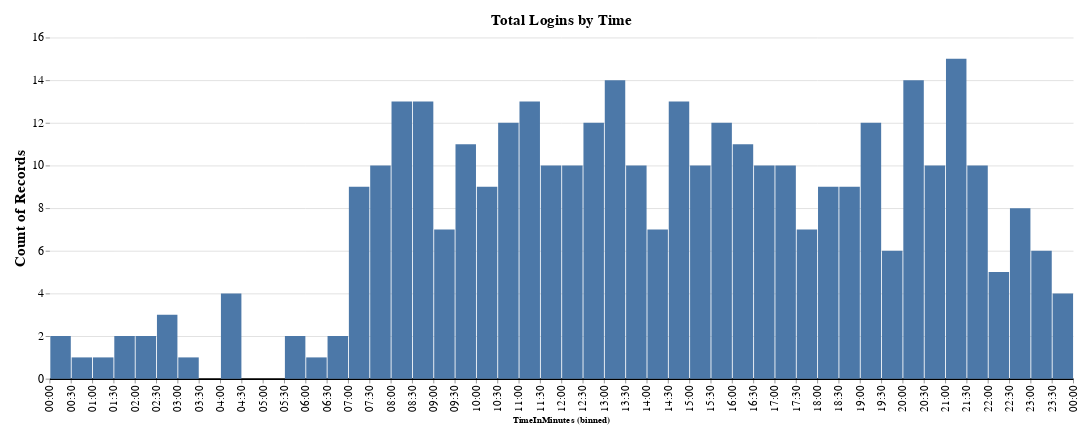

The code cell stored with this chart in its notebook:
### Markdown cell above
### Logins in Total
This chart shows all the logins in total.

### Code cell
login_datetime_df["TimeInMinutes"] = login_datetime_df["Date"].map(dt_to_min)

chart_login_total = alt.Chart(login_datetime_df).mark_bar().encode(
    x=alt.X("TimeInMinutes:Q", bin=alt.Bin(step=30), axis=alt.Axis(tickCount=48, labelAngle=-90, labelExpr="utcFormat(utcParse(datum.value >= 60 ? floor(datum.value / 60) + ':' + datum.value % 60 : '0:' + datum.value, '%H:%M'), '%H:%M')")), 
    y=alt.Y("count()")
).properties(
    width=1200,
    height=400,
    title="Total Logins by Time",
)

chart_login_total = chart_login_total.configure(
    padding={"left": 15, "right": 15, "top": 15, "bottom": 15},
    title={"fontSize": 18},
).configure_view(
    stroke=None,
).configure_axisX(
    labelFontSize=13,
    grid=False,  # Remove the grid
    domainWidth=2,  # Set the width of the axis line
    domainColor="#000"  # Set the color of the axis line
).configure_axisY(
    labelFontSize=14,
    titleFontSize=18,
    domain=False,  # Remove the axis line
)

chart_login_total.save("figures/login_times/altair_login_total.html")
chart_login_total.save("figures/login_times/altair_login_total.png")

chart_login_total

### Figure 1 — Vega-Lite specification as saved in the notebook (floating-point values rounded to 4 significant figures; data arrays with more than 128 entries replaced by an {"elided": "..."} marker saying what was removed)
{"config": {"view": {"continuousWidth": 300, "continuousHeight": 300, "stroke": null}, "axisX": {"domainColor": "#000", "domainWidth": 2, "grid": false, "labelFontSize": 13}, "axisY": {"domain": false, "labelFontSize": 14, "titleFontSize": 18}, "padding": {"left": 15, "right": 15, "top": 15, "bottom": 15}, "title": {"fontSize": 18}}, "data": {"name": "data-da9ee31d65a32066181c4ce1c29622c6"}, "mark": {"type": "bar"}, "encoding": {"x": {"axis": {"labelAngle": -90, "labelExpr": "utcFormat(utcParse(datum.value >= 60 ? floor(datum.value / 60) + ':' + datum.value % 60 : '0:' + datum.value, '%H:%M'), '%H:%M')", "tickCount": 48}, "bin": {"step": 30}, "field": "TimeInMinutes", "type": "quantitative"}, "y": {"aggregate": "count", "type": "quantitative"}}, "height": 400, "title": "Total Logins by Time", "width": 1200, "$schema": "https://vega.github.io/schema/vega-lite/v5.15.1.json", "datasets": {"data-da9ee31d65a32066181c4ce1c29622c6": {"elided": "362 records"}}}
